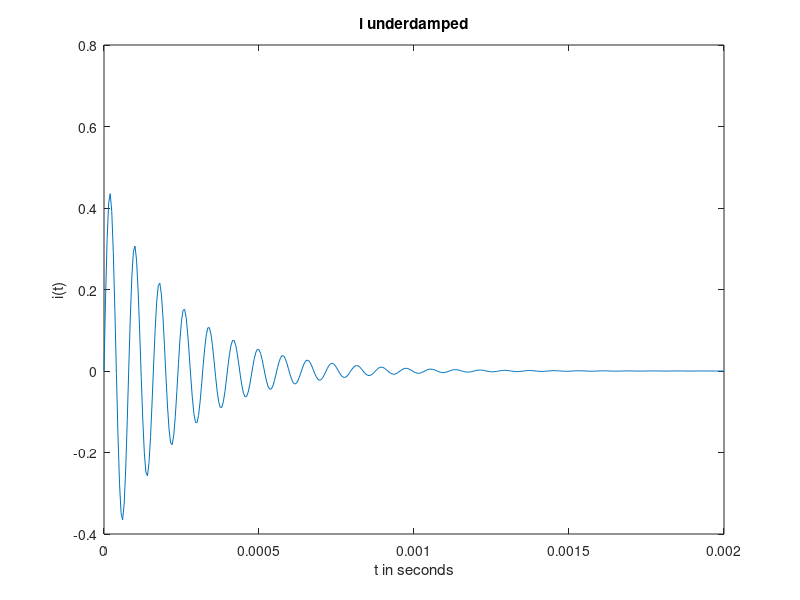

MATLAB code for this plot:
%% Jaiden Kazemini
% Lab 1 - ECE2240

% plot of i underdamped

t = 0:0.000005:0.002; 
i = 0.475.*exp(-4375*t).*sin(78935.8*t);

plot(t,i)
title('i underdamped')
xlabel('t in seconds')
ylabel('i(t)')